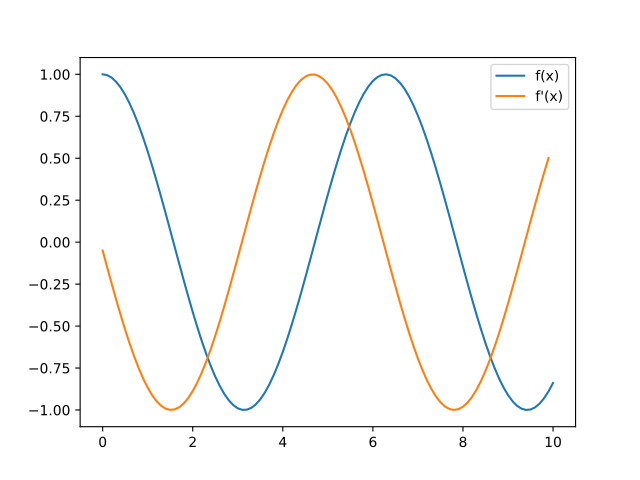

Source code (Python):
import numpy as np
import matplotlib.pyplot as plt

nbx = 101
x = np.linspace(0, 10, nbx)
y = np.cos(x)

# préparation du tableau qui va recevoir les valeurs
yp = np.zeros(nbx-1)

# calcul des valeurs de la dérivée
for i in range(nbx-1): 
    yp[i] = (y[i+1] - y[i]) / (x[i+1] - x[i])
    
plt.plot(x, y, label="f(x)")
plt.plot(x[0:nbx-1], yp, label="f'(x)")

plt.legend()
plt.show() 
